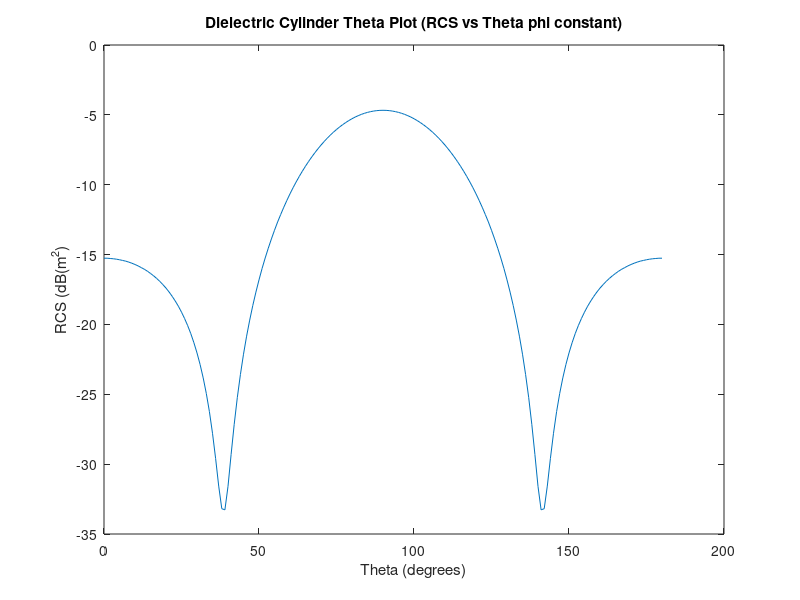

Recreate this plot in MATLAB.
% Loading the data from the txt file
data = load('DielectricCylinderThetaPlot.txt');

% Extracting the x and y coordinates from data
x = data(:,1);
y = data(:,3);

% Creating a new figure
figure;

% Plotting the data
plot(x, y);

% Setting labels
xlabel('Theta (degrees)');
ylabel('RCS (dB(m^2)');

% Chart Title
title('Dielectric Cylinder Theta Plot (RCS vs Theta phi constant)');